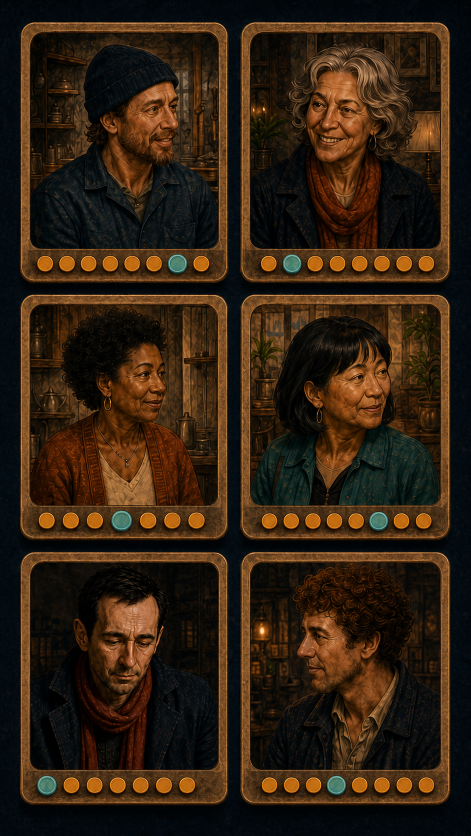
#> input picture guides/story/product-demo/assets/source/PR_CP02_imagegen_source.png, 941 x 1672 px (shown at 1/2 size)
$ python -i build_brand_frames.py   (imports and definitions only)
#> lines starting #> are read from the running program, lines starting #| are printed output that depends on the picture
#> further down, picture is the input picture: PIL image 941x1672 RGB; mean R, G, B 50.1, 33.3, 17.5
#!/usr/bin/env python3
"""Build deterministic brand layers and optionally rebuild source checkpoints."""

import argparse
from pathlib import Path
from PIL import Image, ImageDraw, ImageFont

ROOT = Path(__file__).resolve().parents[4]
PACKAGE = ROOT / "guides/story/product-demo"
FRAMES = PACKAGE / "assets/frames"
LOGO = ROOT / "frontend/src/assets/logo/heart.png"
SOURCES = {
    name: PACKAGE / f"assets/source/{name}_imagegen_source.png"
    for name in ("PR_CP01", "PR_CP02", "PR_CP03", "PR_CP04", "PR_CP05", "PR_CP06", "PR_CP07", "PR_CP08")
}
FONT_REGULAR = Path("/usr/share/fonts/truetype/liberation2/LiberationSans-Regular.ttf")
FONT_BOLD = Path("/usr/share/fonts/truetype/liberation2/LiberationSans-Bold.ttf")
SIZE = (720, 1280)


def cover(image: Image.Image) -> Image.Image:
    image = image.convert("RGB")
    scale = max(SIZE[0] / image.width, SIZE[1] / image.height)
#> scale = 0.766
    resized = image.resize((round(image.width * scale), round(image.height * scale)), Image.LANCZOS)
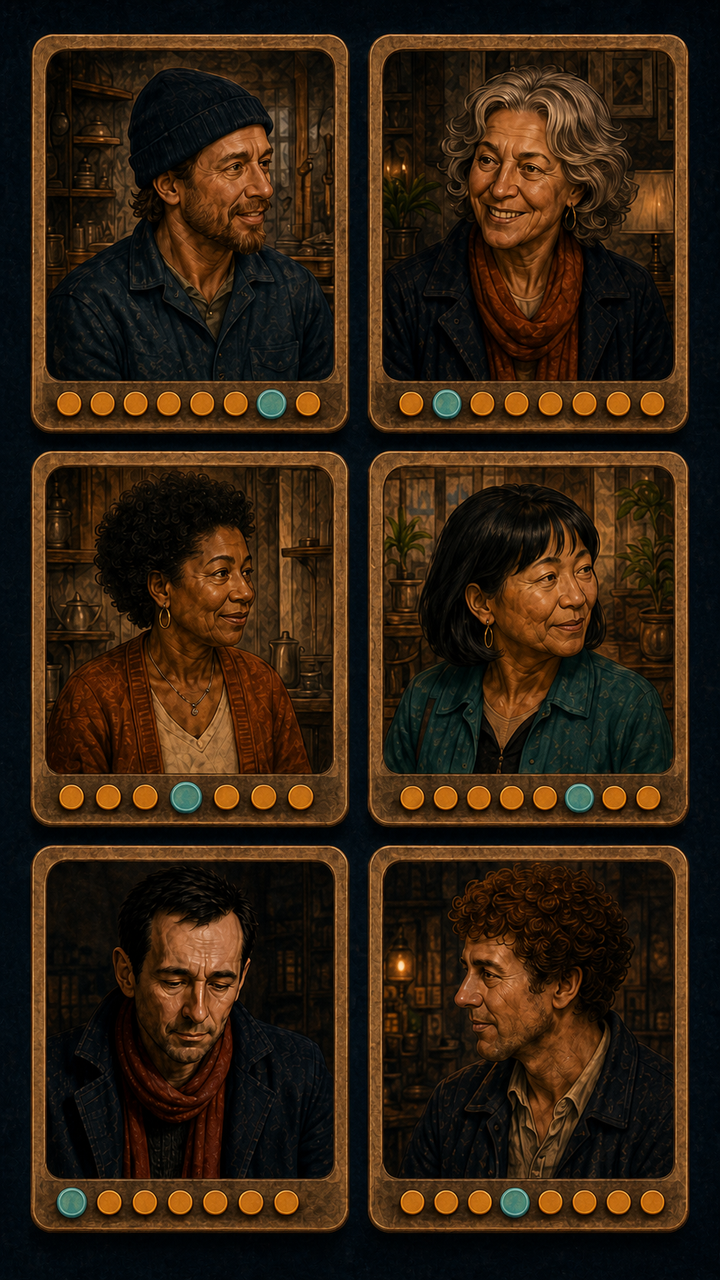
#> resized: PIL image 720x1280 RGB; mean R, G, B 50.1, 33.3, 17.5
    left = (resized.width - SIZE[0]) // 2
#> left = 0
    top = (resized.height - SIZE[1]) // 2
#> top = 0
    return resized.crop((left, top, left + SIZE[0], top + SIZE[1]))


# [99 lines left out: functions gradient_layer, gradient_overlay, brand, centered_text, main, not called in this run]


# [2 lines not run here, left out]

>>> from PIL import Image
>>> picture = Image.open('../assets/source/PR_CP02_imagegen_source.png')
>>> result = cover(picture)

$ run again, on guides/story/product-demo/assets/source/PR_CP06_imagegen_source.png
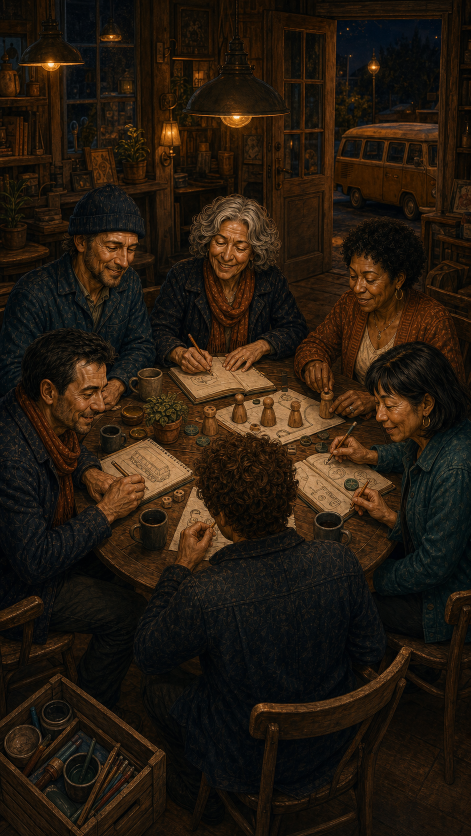
#> input picture guides/story/product-demo/assets/source/PR_CP06_imagegen_source.png, 941 x 1672 px (shown at 1/2 size)
#> picture is the input picture: PIL image 941x1672 RGB; mean R, G, B 37.4, 26.3, 15.2
#> in cover, `resized = image.resize((round(image.width * scale), round(image.height..`:
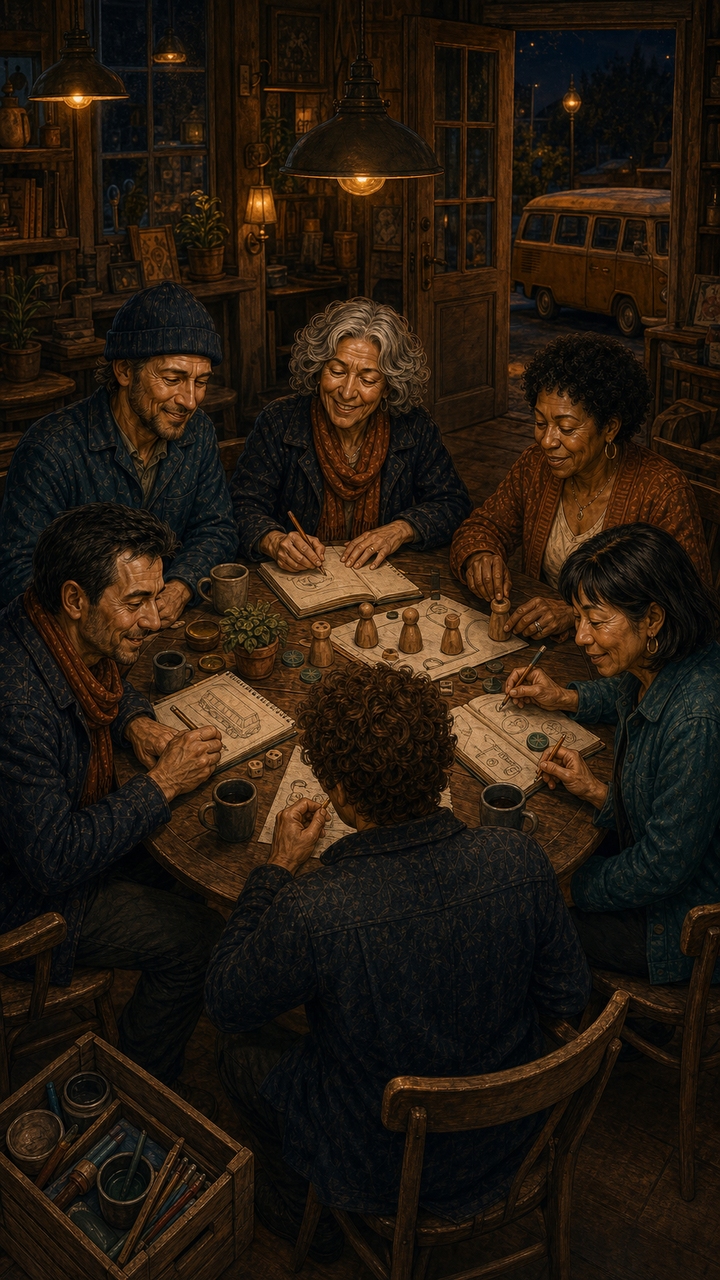
#> resized: PIL image 720x1280 RGB; mean R, G, B 37.4, 26.3, 15.2

$ run again, on guides/story/product-demo/assets/source/PR_CP07_imagegen_source.png
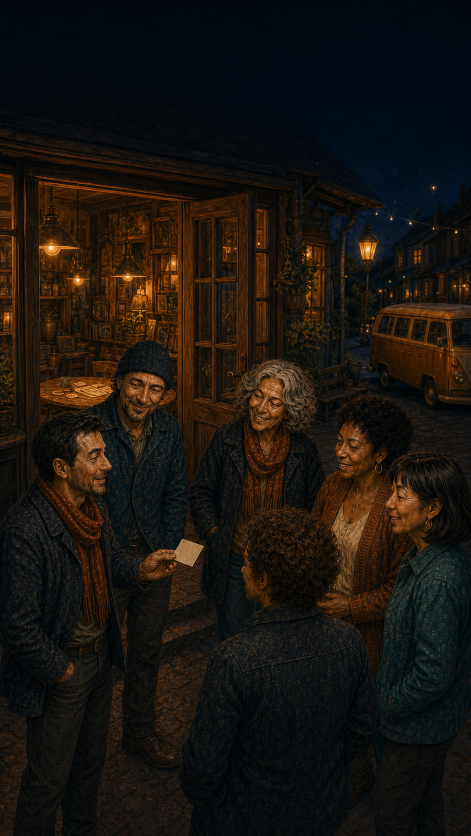
#> input picture guides/story/product-demo/assets/source/PR_CP07_imagegen_source.png, 941 x 1672 px (shown at 1/2 size)
#> picture is the input picture: PIL image 941x1672 RGB; mean R, G, B 26.3, 20.7, 15.2
#> in cover, `resized = image.resize((round(image.width * scale), round(image.height..`:
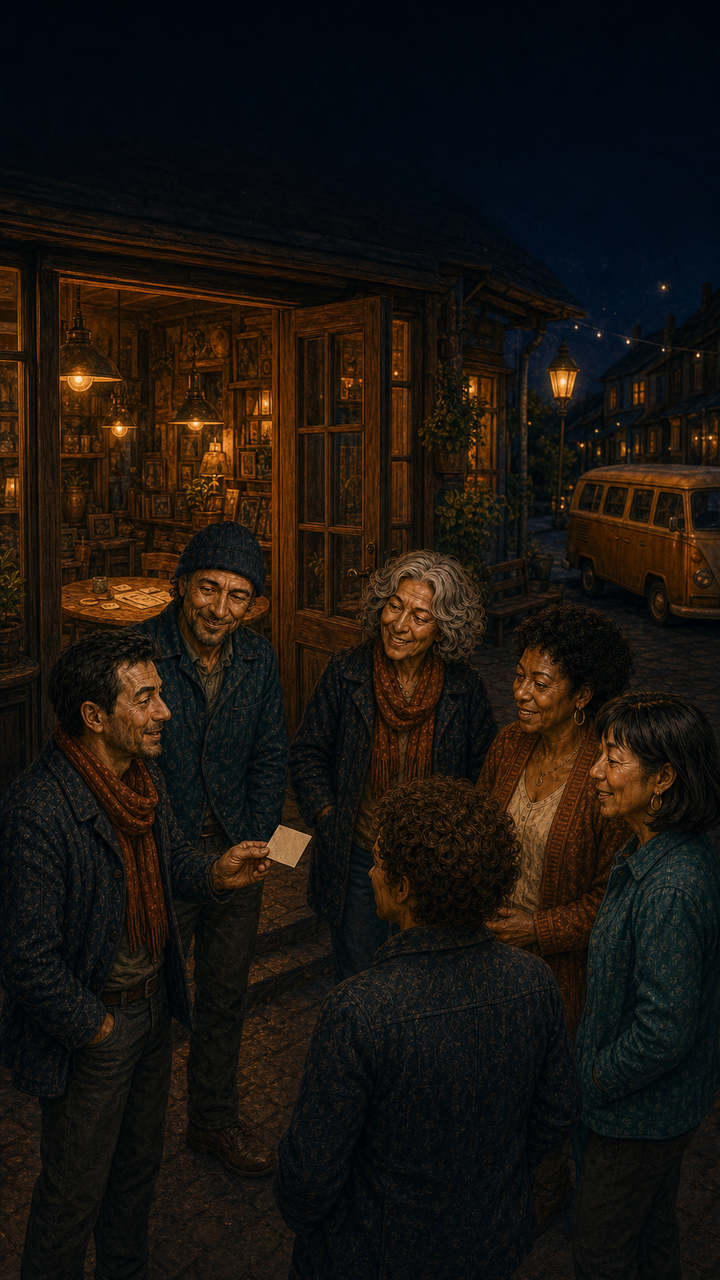
#> resized: PIL image 720x1280 RGB; mean R, G, B 26.3, 20.7, 15.2

$ run again, on guides/story/product-demo/assets/source/PR_CP08_imagegen_source.png
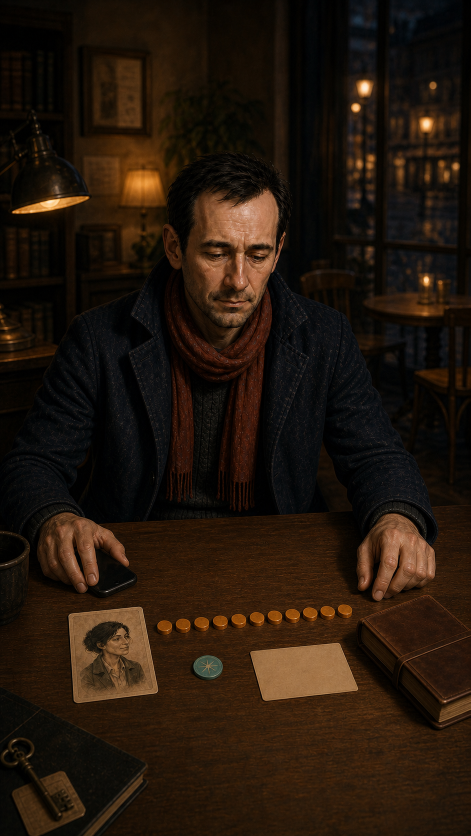
#> input picture guides/story/product-demo/assets/source/PR_CP08_imagegen_source.png, 941 x 1672 px (shown at 1/2 size)
#> picture is the input picture: PIL image 941x1672 RGB; mean R, G, B 36, 22.9, 12
#> in cover, `resized = image.resize((round(image.width * scale), round(image.height..`:
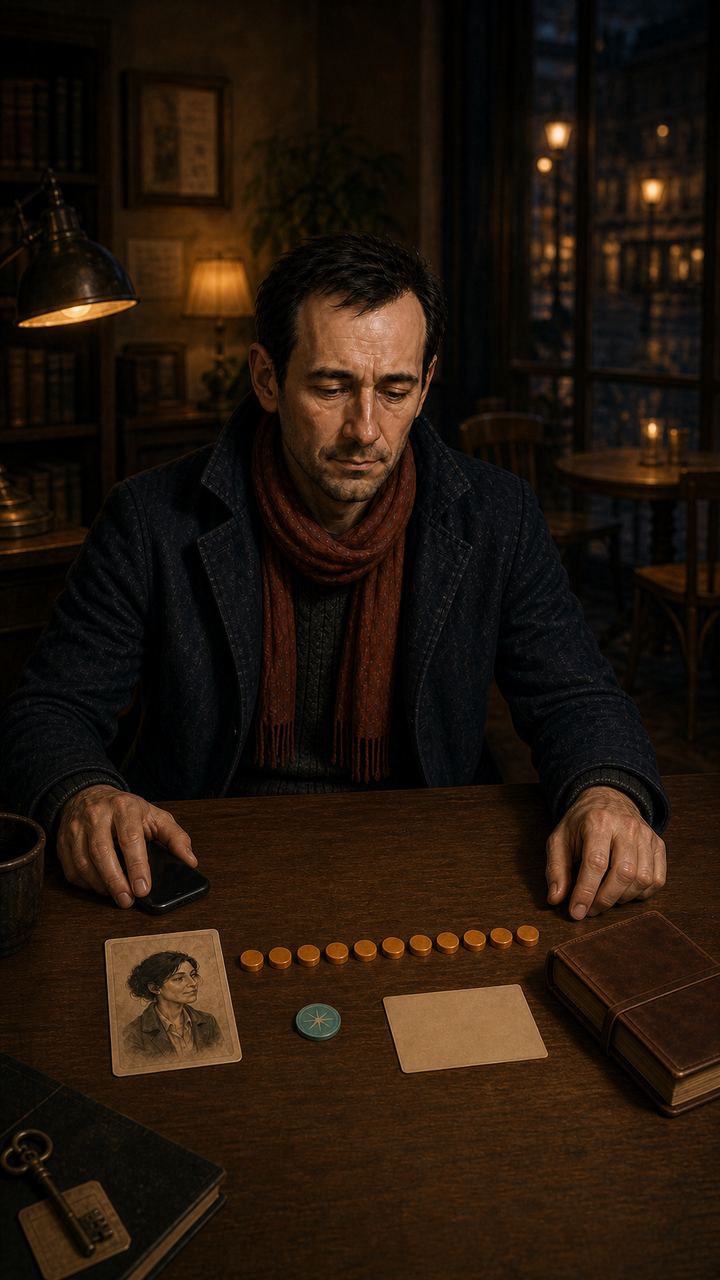
#> resized: PIL image 720x1280 RGB; mean R, G, B 36, 22.9, 12
